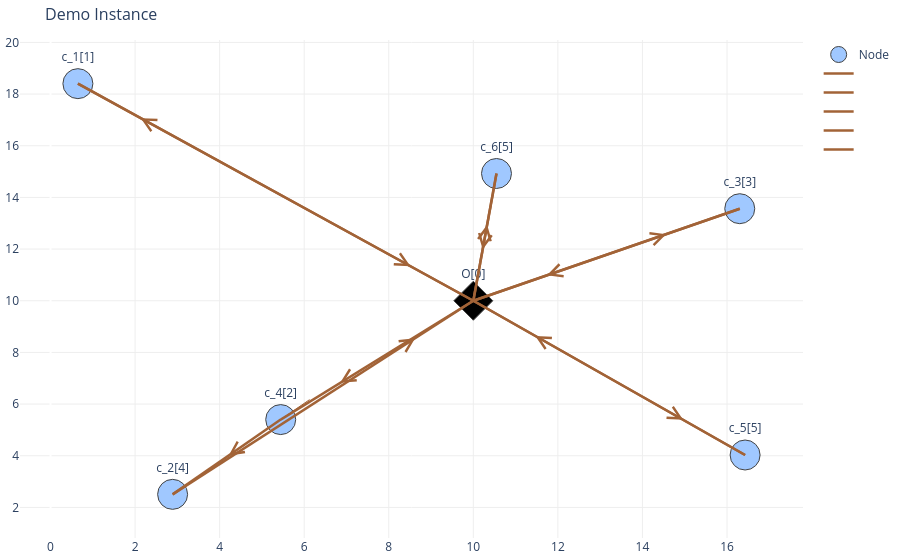

Notebook source saved alongside this figure:
### Code cell
print(x.loc[['m','lr']][optimal_routes_phaseII.index])
formatted_routes_list_II =  TRP_model.getRoute4Plot(optimal_routes_phaseII.index.to_list(),
                                                        x,edge_plot_config)
vis_sol.plot_network(formatted_routes_list_II,node_trace,_title="Demo Instance",_cus_dem=customer_demand)

### Figure 1 — Plotly figure (JSON) as saved in the notebook; plotly's stock layout.template omitted (floating-point values rounded to 4 significant figures)
{"data": [{"marker": {"color": [2, 2, 2, 2, 2, 2, 4], "colorscale": [[0, "rgb(0,0,0)"], [0.25, "rgb(230,0,0)"], [0.5, "rgb(230,210,0)"], [0.75, "rgb(255,255,255)"], [1, "rgb(160,200,255)"]], "line": {"width": 1}, "reversescale": true, "showscale": false, "size": 30, "symbol": ["circle", "circle", "circle", "circle", "circle", "circle", "diamond"]}, "mode": "markers+text", "name": "Node", "text": ["c_5[5]", "c_6[5]", "c_1[1]", "c_4[2]", "c_3[3]", "c_2[4]", "O[0]"], "textposition": "top center", "type": "scatter", "x": [16.43, 10.55, 0.6473, 5.444, 16.3, 2.887, 10], "y": [4.029, 14.93, 18.4, 5.4, 13.56, 2.506, 10]}, {"hoverinfo": "text", "line": {"color": "#a26337", "width": 2.5}, "mode": "lines", "name": "", "type": "scatter", "x": [10, 0.6473, null, 0.6473, 10, null], "y": [10, 18.4, null, 18.4, 10, null]}, {"hoverinfo": "text", "line": {"color": "#a26337", "width": 2.5}, "mode": "lines", "name": "", "type": "scatter", "x": [10, 16.3, null, 16.3, 10, null], "y": [10, 13.56, null, 13.56, 10, null]}, {"hoverinfo": "text", "line": {"color": "#a26337", "width": 2.5}, "mode": "lines", "name": "", "type": "scatter", "x": [16.43, 10, null, 10, 16.43, null], "y": [4.029, 10, null, 10, 4.029, null]}, {"hoverinfo": "text", "line": {"color": "#a26337", "width": 2.5}, "mode": "lines", "name": "", "type": "scatter", "x": [10.55, 10, null, 10, 10.55, null], "y": [14.93, 10, null, 10, 14.93, null]}, {"hoverinfo": "text", "line": {"color": "#a26337", "width": 2.5}, "mode": "lines", "name": "", "type": "scatter", "x": [10, 5.444, null, 2.887, 10, null, 5.444, 2.887, null], "y": [10, 5.4, null, 2.506, 10, null, 5.4, 2.506, null]}], "layout": {"annotations": [{"arrowcolor": "#a26337", "arrowhead": 5, "arrowsize": 2.5, "ax": 4.366, "axref": "x", "ay": 15.06, "ayref": "y", "showarrow": true, "x": 2.135, "xref": "x", "y": 17.07, "yref": "y"}, {"arrowcolor": "#a26337", "arrowhead": 5, "arrowsize": 2.5, "ax": 6.281, "axref": "x", "ay": 13.34, "ayref": "y", "showarrow": true, "x": 8.512, "xref": "x", "y": 11.34, "yref": "y"}, {"arrowcolor": "#a26337", "arrowhead": 5, "arrowsize": 2.5, "ax": 11.95, "axref": "x", "ay": 11.1, "ayref": "y", "showarrow": true, "x": 14.56, "xref": "x", "y": 12.58, "yref": "y"}, {"arrowcolor": "#a26337", "arrowhead": 5, "arrowsize": 2.5, "ax": 14.35, "axref": "x", "ay": 12.46, "ayref": "y", "showarrow": true, "x": 11.74, "xref": "x", "y": 10.98, "yref": "y"}, {"arrowcolor": "#a26337", "arrowhead": 5, "arrowsize": 2.5, "ax": 13.66, "axref": "x", "ay": 6.597, "ayref": "y", "showarrow": true, "x": 11.47, "xref": "x", "y": 8.639, "yref": "y"}, {"arrowcolor": "#a26337", "arrowhead": 5, "arrowsize": 2.5, "ax": 12.76, "axref": "x", "ay": 7.432, "ayref": "y", "showarrow": true, "x": 14.96, "xref": "x", "y": 5.39, "yref": "y"}, {"arrowcolor": "#a26337", "arrowhead": 5, "arrowsize": 2.5, "ax": 10.55, "axref": "x", "ay": 14.97, "ayref": "y", "showarrow": true, "x": 10.22, "xref": "x", "y": 11.99, "yref": "y"}, {"arrowcolor": "#a26337", "arrowhead": 5, "arrowsize": 2.5, "ax": 9.995, "axref": "x", "ay": 9.957, "ayref": "y", "showarrow": true, "x": 10.33, "xref": "x", "y": 12.94, "yref": "y"}, {"arrowcolor": "#a26337", "arrowhead": 5, "arrowsize": 2.5, "ax": 8.963, "axref": "x", "ay": 8.952, "ayref": "y", "showarrow": true, "x": 6.852, "xref": "x", "y": 6.821, "yref": "y"}, {"arrowcolor": "#a26337", "arrowhead": 5, "arrowsize": 2.5, "ax": 6.558, "axref": "x", "ay": 6.373, "ayref": "y", "showarrow": true, "x": 8.623, "xref": "x", "y": 8.549, "yref": "y"}, {"arrowcolor": "#a26337", "arrowhead": 5, "arrowsize": 2.5, "ax": 6.198, "axref": "x", "ay": 6.253, "ayref": "y", "showarrow": true, "x": 4.211, "xref": "x", "y": 4.004, "yref": "y"}], "hovermode": "closest", "margin": {"b": 20, "l": 5, "r": 5, "t": 40}, "plot_bgcolor": "rgba(0,0,0,0)", "showlegend": true, "title": {"font": {"size": 16}, "text": "Demo Instance"}, "xaxis": {"gridcolor": "#eee", "showgrid": true, "showticklabels": true, "zeroline": true}, "yaxis": {"gridcolor": "#eee", "showgrid": true, "showticklabels": true, "zeroline": true}}}
